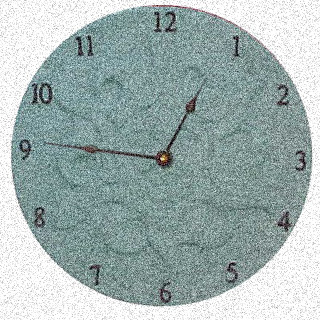
%> input picture input_images/clock005.jpg, 320 x 320 px
$ octave final_q2.m   (GNU Octave 9; MATLAB toolbox functions it lacks are replaced by stand-ins)
%> lines starting %> are read from the running program, lines starting %| are printed output that depends on the picture; in (x1, y1, x2, y2) boxes, pixels count from 0 and x2, y2 are one past the last pixel; in counts of white or black regions, pixels touching at a corner belong together; the program's own positions count from 1
clc; clear all;
I=imread('clock005.jpg');
%> I is the input picture: size 320x320x3 uint8; mean R, G, B 161.4, 177.2, 176.3
Igray=rgb2gray(I);
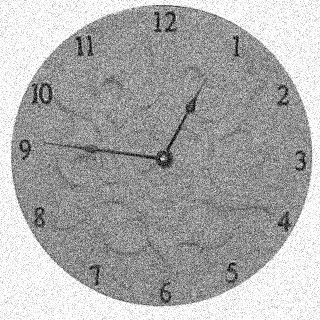
%> Igray: size 320x320 uint8; min 0, max 255, mean 172.3

Ifilt=imgaussfilt(Igray,2.5); %get rid of unnecessary details
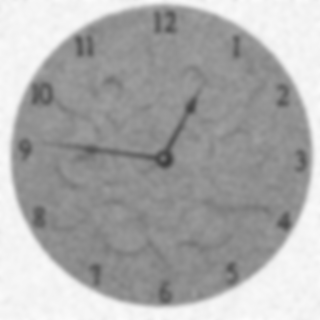
%> Ifilt: size 320x320 uint8; min 63, max 252, mean 172.3

% figure;imshow(Ifilt);
BW=edge(Ifilt,'canny'); %get binary image
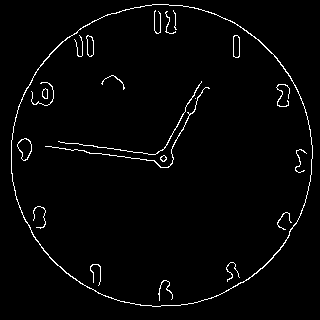
%> BW: size 320x320 logical; 2.4% white in thin lines or dots, all inside (x1, y1, x2, y2) = (11, 4, 313, 307)
% figure;imshow(BW);

[H,T,R]=hough(BW);
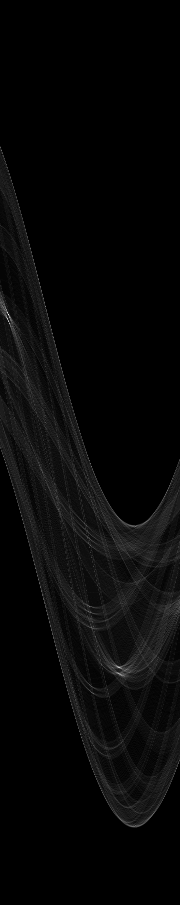
%> H: size 905x180 double; min 0, max 86, mean 2.7; drawn with min black and max white
%> T = 180 values from -90 to 89; R = 905 values from -452 to 452
figure;imshow(H,[],'XData',T,'YData',R,...
    'InitialMagnification','fit');
xlabel('\theta'), ylabel('\rho');
axis on, axis normal, hold on;
colormap(gca,hot);

P  = houghpeaks(H,3,'threshold',ceil(0.6*max(H(:)))); %3 peak points
%> P = [315 9; 668 120]
x = T(P(:,2)); y = R(P(:,1));
%> after `x = T(P(:,2))`: x = [-82 29]
%> after `y = R(P(:,1))`: y = [-138 215]
plot(x,y,'s','color','white');
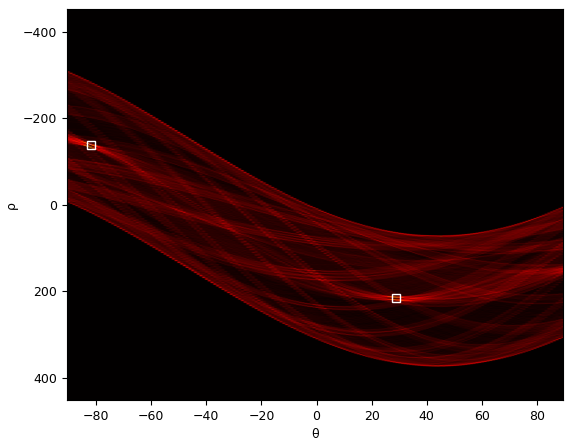
%> figure redrawn from the program's plot data

%detect lines aka arms of the clock
lines = houghlines(BW,T,R,P,'FillGap',10,'MinLength',50); %ignore the lines shorter than 50, combine the lines which has distence less than 10
%> lines = 2 lines; point1 to point2 (x, y): (46, 147) to (156, 162), (164, 150) to (202, 82)
figure, imshow(Igray), hold on
max_len = 0;
for k = 1:length(lines)
    xy = [lines(k).point1; lines(k).point2];
    plot(xy(:,1),xy(:,2),'LineWidth',2,'Color','green');

    % Plot beginnings and ends of lines
    plot(xy(1,1),xy(1,2),'x','LineWidth',2,'Color','yellow');
    plot(xy(2,1),xy(2,2),'x','LineWidth',2,'Color','red');

    % Determine the endpoints of the longest line segment
    len = norm(lines(k).point1 - lines(k).point2);
    if ( len > max_len)
        max_len = len;
        xy_long = xy;
    end
end
%> this loop made 2 passes
%> (len, max_len, xy_long) on pass 1: (111, 111, [46 147; 156 162])
%> (xy, len) on pass 2: ([164 150; 202 82], 77.9)
[centers, radii]=imfindcircles(Igray,[140 200],'ObjectPolarity','dark','Sensitivity',0.98);%detect the clock circle
%> centers = [163.9 157.4]; radii = 149.4
viscircles(centers,radii);

long=lines(1);
%> long = 1 line; point1 to point2 (x, y): (46, 147) to (156, 162)
short=lines(2);
%> short = 1 line; point1 to point2 (x, y): (164, 150) to (202, 82)

angle_short=short.theta;
%> angle_short = 29
angle_long=long.theta;
%> angle_long = -82

p1short=short.point1;
%> p1short = [164 150]
p1long=long.point1;
%> p1long = [46 147]

hour=oclock(angle_short,p1short,centers); %find hour
%> hour = '12'
minute=findminute(angle_long,p1long,centers); %find minute
%> in findminute, `minute=(-angle-1)/6;`: minute = 13.5
%> in findminute, `minute=60-minute;`: minute = 46.5
%> in findminute, `minute=floor(minute);`: minute = 46
%> minute = 46
if(minute==0)
    minute="00";
end
arr=["Time is " hour ":" minute];
%> arr = 'Time is 12:.'
arr=arr(1,1)+arr(1,2)+arr(1,3)+arr(1,4);
%> arr = 399
title(arr);%display the hour
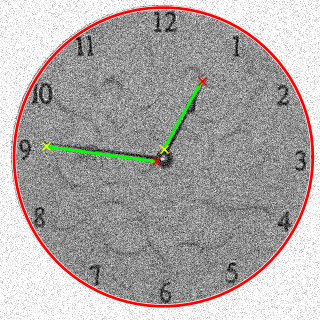
%> figure redrawn from the program's plot data; its title reads '399'
hold off;
function[clock]=oclock(angle,p1,center)
if(p1(1)<center(1)) %6789,10,11
    if(angle>=0 && angle<30)
        clock="6";
    elseif(angle>=30 && angle<60)
        clock="7";
    elseif(angle>=60 && angle<90)
        clock="8";
    elseif(angle>=90 && angle<120)
        clock="9";
    elseif(angle>=120 && angle<150)
        clock="10";
    elseif(angle>=150 && angle<180)
        clock="11";
    elseif(angle==180)
        clock="12";
    end
else %12,12345
    if(angle>=0 && angle<30)
        clock="12";
    elseif(angle>=30 && angle<60)
        clock="1";
    elseif(angle>=60 && angle<90)
        clock="2";
    elseif(angle>=90 && angle<120)
        clock="3";
    elseif(angle>=120 && angle<150)
        clock="4";
    elseif(angle>=150 && angle<180)
        clock="5";
    elseif(angle==180)
        clock="6";
    end
end
end

function[minute]=findminute(angle,p1,centers)
if(p1(1)<centers(1))
    if(angle==-1)
        minute=30;
    else
    minute=(-angle-1)/6;
    minute=60-minute;
    minute=floor(minute);
    end
else
    if(angle==-1)
        minute=0;
    else
    minute=(-angle-1)/6;
    minute=30-minute;
    minute=round(minute);
    end
end
end

$ run again, with input_images/clock002.jpg copied over input_images/clock005.jpg
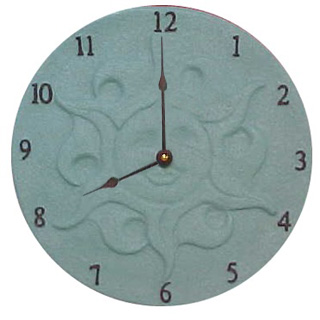
%> input picture input_images/clock002.jpg, 320 x 320 px
%> I is the input picture: size 320x320x3 uint8; mean R, G, B 164.7, 180.5, 179.6
%> `BW=edge(Ifilt,'canny');`:
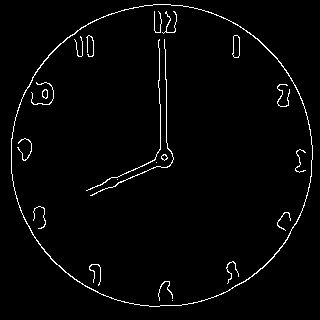
%> BW: size 320x320 logical; 2.3% white in thin lines or dots, all inside (x1, y1, x2, y2) = (11, 4, 313, 307)
%> T = 180 values from -90 to 89; R = 905 values from -452 to 452
%> P = [617 90; 662 157]
%> x = [-1 66]
%> y = [164 209]
%> lines = 2 lines; point1 to point2 (x, y): (166, 50) to (168, 168), (172, 154) to (118, 178)
%> the loop `for k = 1:length(lines)` made 2 passes
%> (len, max_len, xy_long) on pass 1: (118, 118, [166 50; 168 168])
%> centers = [162.2 156.1]; radii = 150.7
%> long = 1 line; point1 to point2 (x, y): (166, 50) to (168, 168)
%> short = 1 line; point1 to point2 (x, y): (172, 154) to (118, 178)
%> angle_short = 66
%> angle_long = -1
%> p1short = [172 154]
%> p1long = [166 50]
%> hour = '2'
%> minute = 0
%> `arr=["Time is " hour ":" minute];`: arr = 'Time is 2:00'
%> `arr=arr(1,1)+arr(1,2)+arr(1,3)+arr(1,4);`: arr = 399
%> `title(arr);`:
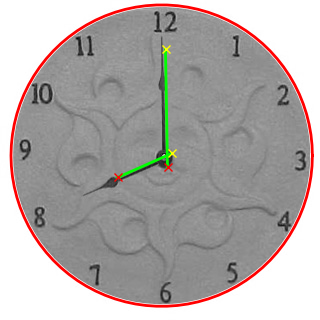
%> figure redrawn from the program's plot data; its title reads '399'
